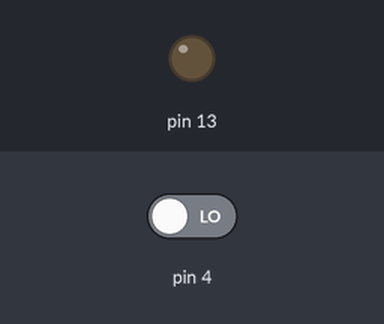
Recording of a sketch running on a simulated Arduino Uno, built with avr-gcc and run on an emulated ATmega328P. On the bench: output pins drawn as LEDs (lit = HIGH). The inputs (shaded band) are chosen by the test bench; at power-on: pin 4 LOW.

Above: at 1.2 s.
1.3 s: pin 4 driven HIGH
At 1.8 s:
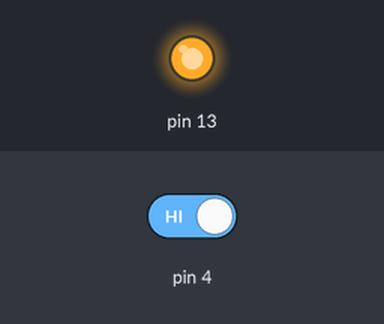
2.8 s: pin 4 driven LOW
At 4.1 s:
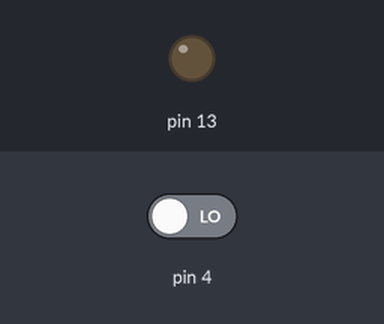
Timing chart, 0 to 5.8 s (numbered marks = the images above; inputs shaded):
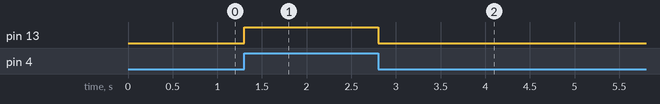

The sketch:

sketch_sep25.ino
```cpp
void setup() {
 pinMode(4, INPUT);
 pinMode(13, OUTPUT);
}

void loop() {
//digitalWrite(13, LOW);
//delay(1000);
//digitalWrite(13,HIGH);
//delay(1000);


if (digitalRead(4) == 1) {
   digitalWrite(13, HIGH);
}
  else {
   digitalWrite(13, LOW);
 }
}
```

Measured:
- after the input at 1.3 s, pin 13: LOW → HIGH at once
- after the input at 2.8 s, pin 13: HIGH → LOW at once
